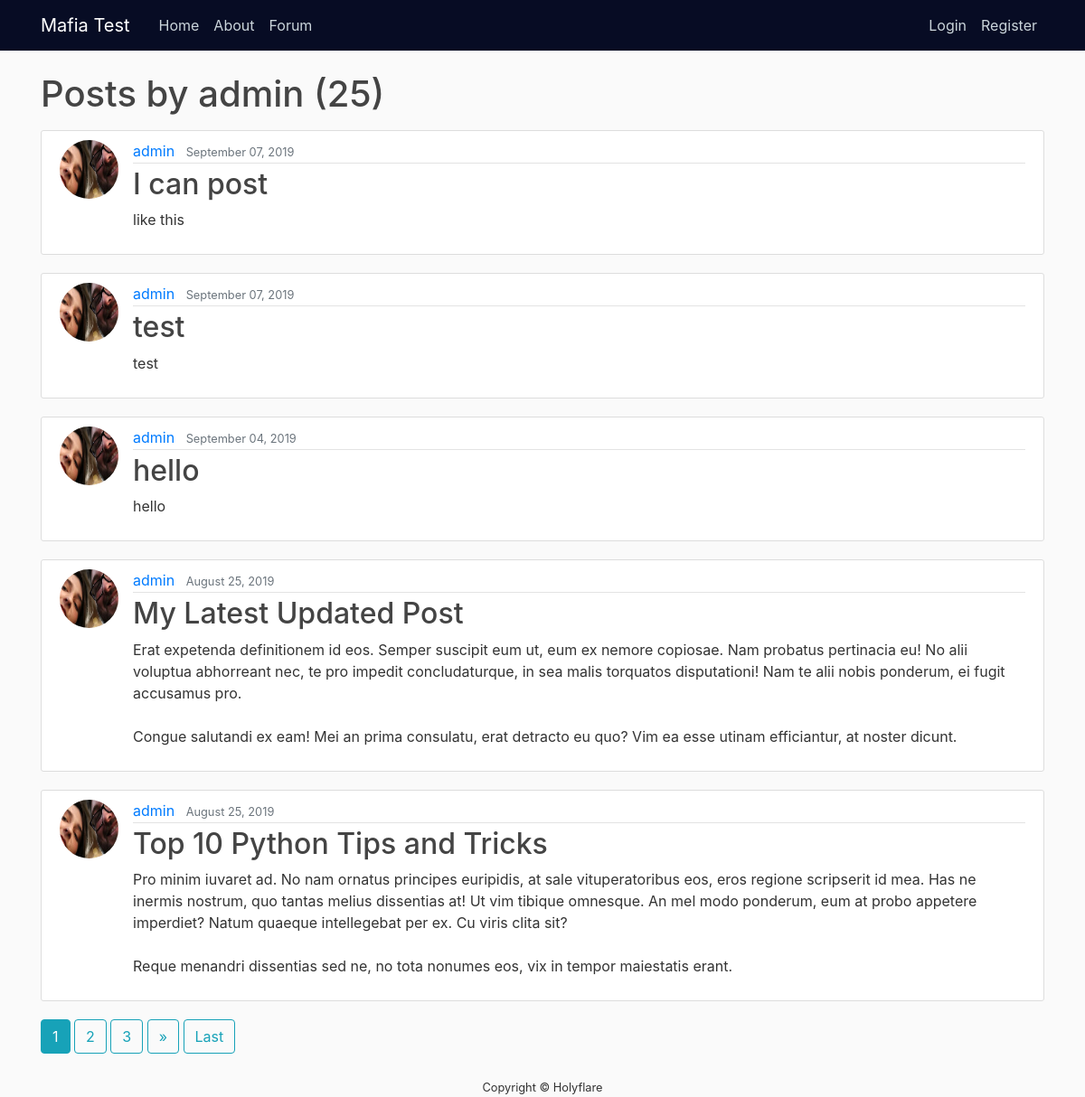
Screenshot of /user/admin/ with the database file from the repository.
### blog/models.py (models this page shows, shortened)
class Post(models.Model):
    title = models.CharField(max_length=100)
    content = models.TextField()
    date_posted = models.DateTimeField(default=timezone.now)
    author = models.ForeignKey(User, on_delete=models.CASCADE)
    class Meta:
        permissions = [
            ("create_new_blog_post", "Can create new blog post"),
            ]

### users/models.py (models this page shows, shortened)
class Profile(models.Model):
    user = models.OneToOneField(User, on_delete=models.CASCADE)
    image = models.ImageField(default='default.jpg', upload_to='profile_pics')

### blog/views.py (the view)
# urls.py: path('user/<str:username>/', UserPostListView.as_view(), name='user-posts'),
class UserPostListView(ListView):
    model = Post
    template_name = 'blog/user_posts.html'
    context_object_name = 'posts'
    paginate_by = 5
    def get_queryset(self):
        user = get_object_or_404(User, username=self.kwargs.get('username'))
        return Post.objects.filter(author=user).order_by('-date_posted')

### blog/templates/blog/user_posts.html (shortened to what this page needs)
{% extends "blog/base.html" %}
{% block content %}
    <h1 class="mb-3">Posts by {{ view.kwargs.username }} ({{ page_obj.paginator.count }})</h1>
    {% for post in posts %}
        <article class="media content-section">
          <img class="rounded-circle article-img" src="{{ post.author.profile.image.url}}">
          <div class="media-body">
            <div class="article-metadata">
              <a class="mr-2" href="{% url 'user-posts' post.author.username %}">{{ post.author }}</a>
              <small class="text-muted">{{ post.date_posted|date:"F d, Y" }}</small>
            </div>
            <h2><a class="article-title" href="{% url 'post-detail' post.id %}">{{ post.title }}</a></h2>
            <p class="article-content">{{ post.content }}</p>
          </div>
        </article>
    {% endfor %}
    {% if is_paginated %}
      {% for num in page_obj.paginator.page_range %}
        {% if page_obj.number == num %}
          <a class="btn btn-info mb-4" href="?page={{ num }}">{{ num }}</a>
        {% elif num > page_obj.number|add:'-3' and num < page_obj.number|add:'3' %}
          <a class="btn btn-outline-info mb-4" href="?page={{ num }}">{{ num }}</a>
        {% endif %}
      {% endfor %}
      {% if page_obj.has_next %}
        <a class="btn btn-outline-info mb-4" href="?page={{ page_obj.next_page_number  }}">&raquo;</a>
        <a class="btn btn-outline-info mb-4" href="?page={{ page_obj.paginator.num_pages }}">Last</a>
      {% endif %}
    {% endif %}
{% endblock content %}

### blog/templates/blog/base.html (shortened to what this page needs)
{% load static %}
<!DOCTYPE html>
<html>
<head>
    <link rel="stylesheet" href="https://maxcdn.bootstrapcdn.com/bootstrap/4.0.0/css/bootstrap.min.css">
    <link rel="stylesheet" type="text/css" href="{%static 'blog/main.css'%}">
</head>
<body>
<div>
    <header class="site-header">
      <nav class="navbar navbar-expand-md navbar-dark bg-steel fixed-top">
        <div class="container">
          <a class="navbar-brand mr-4" href="{% url 'blog-home' %}">Mafia Test</a>
          <div class="collapse navbar-collapse" id="navbarToggle">
            <div class="navbar-nav mr-auto">
              <a class="nav-item nav-link {% if request.resolver_match.view_name == 'blog-home' %}active{% endif %}" href="{% url 'blog-home' %}">Home</a>
              <a class="nav-item nav-link {% if request.resolver_match.view_name == 'blog-about' %}active{% endif %}" href="{% url 'blog-about' %}">About</a>
              <a class="nav-item nav-link {% if request.resolver_match.view_name == 'forum-boards' %}active{% endif %}" href="{% url 'forum-boards' %}">Forum</a>
            </div>
            <div class="navbar-nav">
              {% if user.is_authenticated %}
                <a class="nav-item nav-link" href="{% url 'profile' %}">Profile</a>
                <a class="nav-item nav-link" href="{% url 'logout' %}">Logout</a>
              {% else %}
                <a class="nav-item nav-link" href="{% url 'login' %}">Login</a>
                <a class="nav-item nav-link" href="{% url 'register' %}">Register</a>
              {% endif %}
            </div>
          </div>
        </div>
      </nav>
    </header>
<div id="qtest" class="container">
{% block content %}{% endblock content %}
</div>
<footer class="footer">
  <div class="text-center">
    <small>Copyright &copy; Holyflare</small>
  </div>
</footer>
</body>
</html>

### blog/static/blog/main.css (style rules this page uses)
body { background: #fafafa; color: #333333; margin-top: 5rem; }
h1, h2, h3, h4, h5, h6 { color: #444444; }
.bg-steel { background-color: #070c24; }
.site-header .navbar-nav .nav-link { color: #cbd5db; }
.content-section { background: #ffffff; padding: 10px 20px; border: 1px solid #dddddd; border-radius: 3px; margin-bottom: 20px; }
.article-title { color: #444444; }
.article-content { white-space: pre-line; }
.article-img { height: 65px; width: 65px; margin-right: 16px; }
.article-metadata { padding-bottom: 1px; margin-bottom: 4px; border-bottom: 1px solid #e3e3e3 }
.navbar-nav a { color: #cbd5db; display: block; padding-top: .425rem; padding-bottom: .425rem; padding-right: .425rem; }

### rows the page displays
Post: author.profile.image (picture), author "admin", date_posted "September 07, 2019", title "I can post", content "like this"
Post: author.profile.image (picture), author "admin", date_posted "September 07, 2019", title "test", content "test"
Post: author.profile.image (picture), author "admin", date_posted "September 04, 2019", title "hello", content "hello"
Post: author.profile.image (picture), author "admin", date_posted "August 25, 2019", title "My Latest Updated Post", content "Erat expetenda definitionem id eos. Semper suscipit eum ut, eum ex nemore copiosae. Nam probatus pertinacia eu! No alii voluptua abhorreant nec, te pro impedit concludaturque, in sea malis torquatos disputationi! Nam te alii nobis ponderum, ei fugit accusamus pro. Congue salutandi ex eam! Mei an prima consulatu, erat detracto eu quo? Vim ea esse utinam efficiantur, at noster dicunt."
Post: author.profile.image (picture), author "admin", date_posted "August 25, 2019", title "Top 10 Python Tips and Tricks", content "Pro minim iuvaret ad. No nam ornatus principes euripidis, at sale vituperatoribus eos, eros regione scripserit id mea. Has ne inermis nostrum, quo tantas melius dissentias at! Ut vim tibique omnesque. An mel modo ponderum, eum at probo appetere imperdiet? Natum quaeque intellegebat per ex. Cu viris clita sit? Reque menandri dissentias sed ne, no tota nonumes eos, vix in tempor maiestatis erant."

### other values shown
{{ view.kwargs.username }} "admin"
{{ page_obj.paginator.count }} "25"
{{ num }} "1"
{{ num }} "2" "3"
